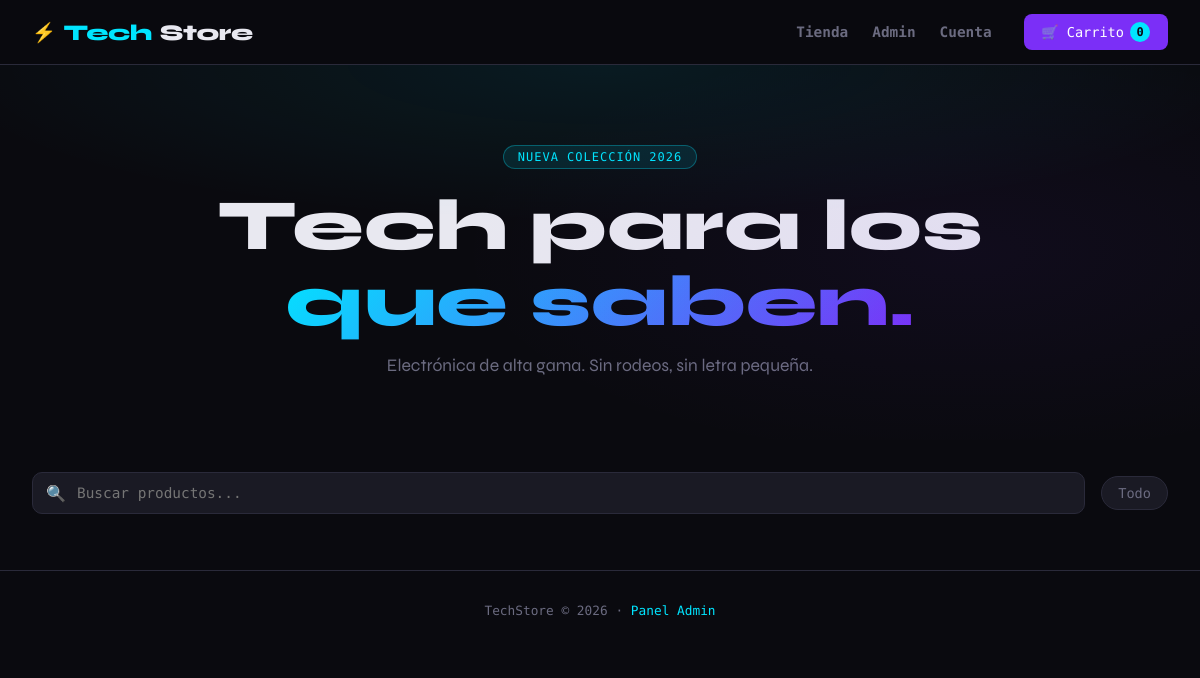
Page /?category=Componentes on the earlier database version.
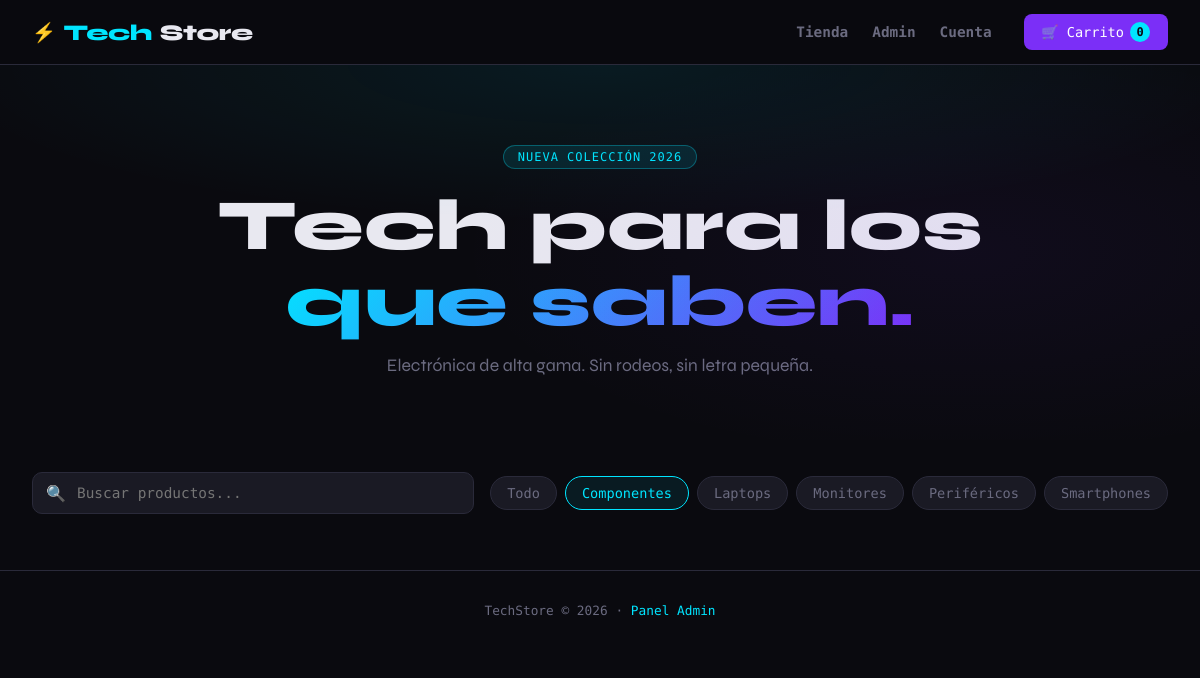
Same page on the later database version.
### tables this page shows
CREATE TABLE IF NOT EXISTS categorias (
    id     INT AUTO_INCREMENT PRIMARY KEY,
    nombre VARCHAR(100) NOT NULL UNIQUE
);

### index.php (the view, shortened to what this page needs)
<?php
$db = getDB();
$search   = isset($_GET['search'])   ? strtolower(trim($_GET['search'])) : '';
$category = isset($_GET['category']) ? trim($_GET['category'])           : '';
$categories = $db->query("SELECT id, nombre FROM categorias ORDER BY nombre")
                 ->fetchAll(PDO::FETCH_ASSOC);
?>
<!DOCTYPE html>
<html lang="es">
<head>
<link rel="stylesheet" href="./style.css">
</head>
<body>
<header>
  <div class="header-inner">
    <a href="index.php" class="logo">Tech<span>Store</span></a>
    <nav>
      <a href="index.php">Tienda</a>
      <a href="admin/login.php">Admin</a>
      <a href="user_acount/login.php">Cuenta</a>
    </nav>
    <button class="cart-btn" onclick="toggleCart()">
      🛒 Carrito
      <span class="cart-count" id="cartCount">0</span>
    </button>
  </div>
</header>
<section class="hero">
  <div class="hero-tag">NUEVA COLECCIÓN 2026</div>
  <h1>Tech para los<br><em>que saben.</em></h1>
  <p>Electrónica de alta gama. Sin rodeos, sin letra pequeña.</p>
</section>
<div class="controls">
  <form class="search-wrap" method="GET">
    <input type="text" name="search" placeholder="Buscar productos..." value="<?= htmlspecialchars($search) ?>">
  </form>
  <div class="filter-pills">
    <a href="index.php<?= $search ? '?search='.urlencode($search) : '' ?>"
       class="pill <?= $category==='' ? 'active' : '' ?>">Todo</a>
    <?php foreach ($categories as $cat): ?>
      <a href="?category=<?= urlencode($cat['nombre']) ?><?= $search ? '&search='.urlencode($search) : '' ?>"
         class="pill <?= $category===$cat['nombre'] ? 'active' : '' ?>">
        <?= htmlspecialchars($cat['nombre']) ?>
      </a>
    <?php endforeach; ?>
</div>
</div>
<div class="product-grid">
</div>
<footer>
  <p>TechStore © 2026 · <a href="admin/login.php">Panel Admin</a></p>
</footer>
</body>
</html>

### style.css (style rules this page uses)
*, *::before, *::after { box-sizing: border-box; margin: 0; padding: 0; }
:root { --bg: #0a0a0f; --bg2: #111118; --bg3: #1a1a24; --accent: #00e5ff; --accent2: #7b2ff7; --text: #e8e8f0; --muted: #6b6b80; --border: #2a2a3a; --card: #13131e; --danger: #ff4757; --success: #2ed573; }
html { scroll-behavior: smooth; }
body { background: var(--bg); color: var(--text); font-family: 'Syne', sans-serif; min-height: 100vh; }
header { position: sticky; top: 0; z-index: 100; background: rgba(10,10,15,0.85); backdrop-filter: blur(20px); border-bottom: 1px solid var(--border); padding: 0 2rem; }
.header-inner { max-width: 1400px; margin: 0 auto; display: flex; align-items: center; gap: 2rem; height: 64px; }
.logo { font-size: 1.4rem; font-weight: 800; color: var(--accent); text-decoration: none; letter-spacing: -0.5px; display: flex; align-items: center; gap: 8px; }
.logo span { color: var(--text); }
.logo::before { content: '⚡'; font-size: 1.2rem; }
nav { display: flex; gap: 1.5rem; margin-left: auto; }
nav a { color: var(--muted); text-decoration: none; font-size: 0.9rem; font-weight: 600; transition: color 0.2s; font-family: 'Space Mono', monospace; }
.cart-btn { background: var(--accent2); color: #fff; border: none; border-radius: 8px; padding: 8px 18px; cursor: pointer; font-family: 'Space Mono', monospace; font-size: 0.85rem; display: flex; align-items: center; gap: 6px; transition: all 0.2s; }
.cart-count { background: var(--accent); color: var(--bg); border-radius: 50%; width: 20px; height: 20px; display: flex; align-items: center; justify-content: center; font-size: 0.75rem; font-weight: 700; }
.hero { position: relative; overflow: hidden; padding: 5rem 2rem 4rem; text-align: center; }
.hero::before { content: ''; position: absolute; inset: 0; background: radial-gradient(ellipse 80% 60% at 50% 0%, rgba(0,229,255,0.08) 0%, transparent 70%), radial-gradient(ellipse 60% 80% at 80% 50%, rgba(123,47,247,0.06) 0%, transparent 70%); pointer-events: none; }
.hero-tag { display: inline-block; background: rgba(0,229,255,0.1); border: 1px solid rgba(0,229,255,0.3); color: var(--accent); font-family: 'Space Mono', monospace; font-size: 0.75rem; padding: 4px 14px; border-radius: 20px; margin-bottom: 1.2rem; letter-spacing: 1px; }
.hero h1 { font-size: clamp(2.5rem, 6vw, 4.5rem); font-weight: 800; line-height: 1.05; margin-bottom: 1rem; }
.hero h1 em { font-style: normal; background: linear-gradient(135deg, var(--accent), var(--accent2)); -webkit-background-clip: text; -webkit-text-fill-color: transparent; }
.hero p { color: var(--muted); font-size: 1.1rem; max-width: 500px; margin: 0 auto; }
.controls { max-width: 1400px; margin: 0 auto; padding: 2rem 2rem 1rem; display: flex; gap: 1rem; flex-wrap: wrap; align-items: center; }
.search-wrap { flex: 1; min-width: 260px; position: relative; }
.search-wrap input { width: 100%; background: var(--bg3); border: 1px solid var(--border); border-radius: 10px; padding: 12px 16px 12px 44px; color: var(--text); font-family: 'Space Mono', monospace; font-size: 0.9rem; outline: none; transition: border-color 0.2s; }
.search-wrap::before { content: '🔍'; position: absolute; left: 14px; top: 50%; transform: translateY(-50%); font-size: 1rem; pointer-events: none; }
.filter-pills { display: flex; gap: 0.5rem; flex-wrap: wrap; }
.pill { background: var(--bg3); border: 1px solid var(--border); color: var(--muted); padding: 8px 16px; border-radius: 20px; cursor: pointer; font-size: 0.85rem; font-family: 'Space Mono', monospace; text-decoration: none; transition: all 0.2s; white-space: nowrap; }
.pill:hover, .pill.active { border-color: var(--accent); color: var(--accent); background: rgba(0,229,255,0.08); }
.product-grid { display: grid; padding: 20px; grid-template-columns: repeat(auto-fill, minmax(280px, 1fr)); gap: 1.5rem; }
footer { border-top: 1px solid var(--border); padding: 2rem; text-align: center; color: var(--muted); font-family: 'Space Mono', monospace; font-size: 0.8rem; }
footer a { color: var(--accent); text-decoration: none; }

Differences in the rows shown:
added categorias: nombre "Componentes"
added categorias: nombre "Laptops"
added categorias: nombre "Monitores"
added categorias: nombre "Periféricos"
added categorias: nombre "Smartphones"
